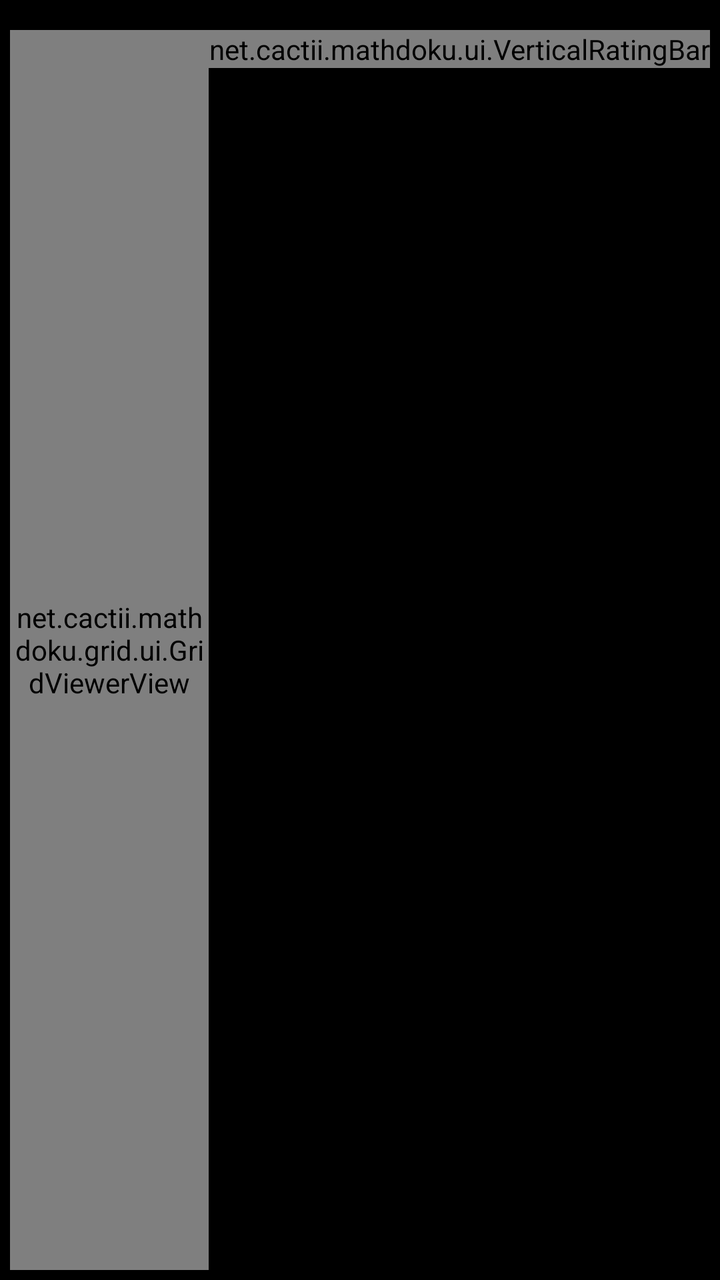
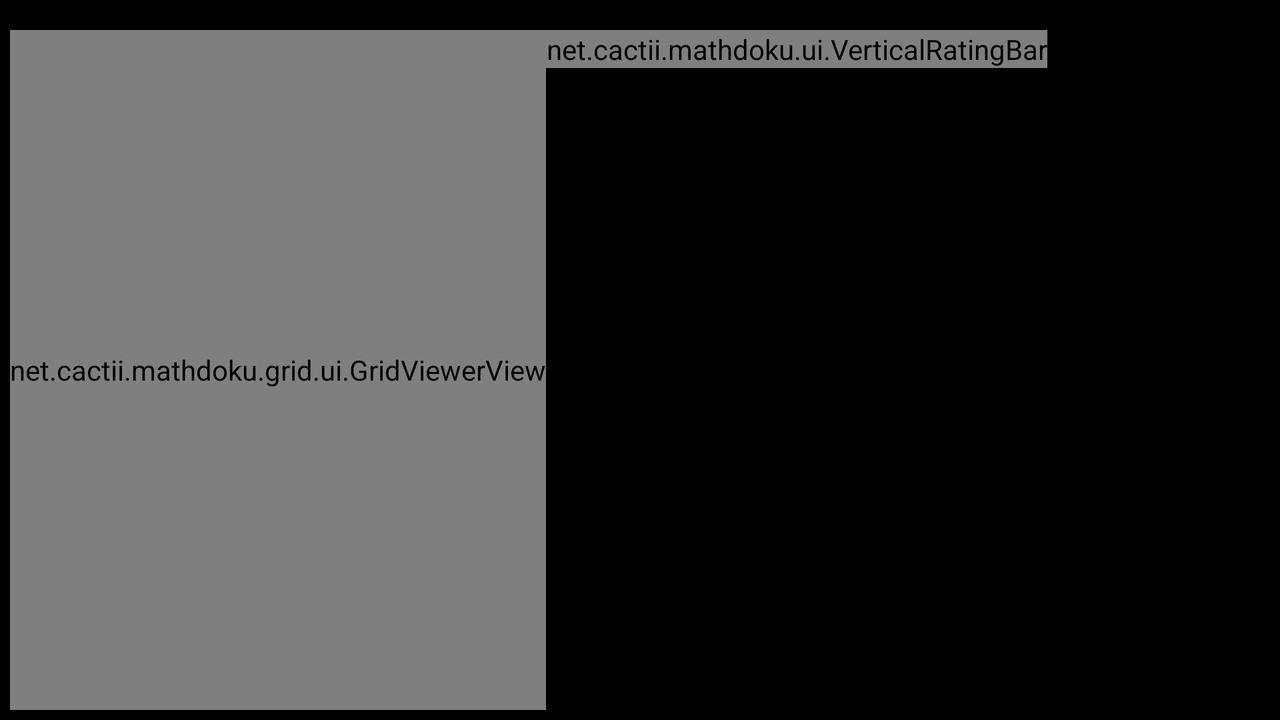

Two renders of one Android screen. The first uses the default layout on a phone; the second uses the alternative layout the repository ships for a different screen configuration, on a matching device. The two XML files are below.
<!-- AndroidManifest.xml: application theme AppBaseTheme -->
<!-- res/layout/archive_fragment.xml -->
<ScrollView xmlns:android="http://schemas.android.com/apk/res/android"
    android:layout_width="match_parent"
    android:layout_height="match_parent"
    android:fillViewport="true"
    android:paddingTop="10dp">

    <LinearLayout
        android:layout_width="fill_parent"
        android:layout_height="wrap_content"
        android:orientation="vertical">

        <RelativeLayout
            android:id="@+id/puzzleGrid"
            android:layout_width="wrap_content"
            android:layout_height="wrap_content"
            android:layout_gravity="center_horizontal"
            android:layout_margin="5dp">

            
            

            <net.cactii.mathdoku.ui.VerticalRatingBar
                android:id="@+id/puzzleParameterDifficultyRatingBar"
                android:layout_width="wrap_content"
                android:layout_height="wrap_content"
                android:layout_alignParentTop="true"
                android:layout_alignParentRight="true"
                android:max="5"
                android:numStars="1"
                android:rating="1"
                android:stepSize="1" />

            <net.cactii.mathdoku.grid.ui.GridViewerView
                android:id="@+id/grid_viewer_view"
                android:layout_width="fill_parent"
                android:layout_height="fill_parent"
                android:layout_alignTop="@+id/puzzleParameterDifficultyRatingBar"
                android:layout_toLeftOf="@+id/puzzleParameterDifficultyRatingBar" />
        </RelativeLayout>

        <Button
            android:id="@+id/archiveReloadButton"
            android:layout_width="match_parent"
            android:layout_height="wrap_content"
            android:layout_marginLeft="5dp"
            android:layout_marginRight="5dp"
            android:layout_marginBottom="5dp"
            android:lines="1"
            android:onClick="onClickReloadGame"
            android:text="@string/archive_reload_finished_game"
            android:textSize="@dimen/controls_text_size_default"
            android:textStyle="bold" />

        <TableLayout
            android:layout_width="match_parent"
            android:layout_height="wrap_content"
            android:layout_marginLeft="5dp"
            android:layout_marginRight="5dp"
            android:layout_marginBottom="5dp">

            <TableRow
                android:id="@+id/statistics_general_date_created_row"
                android:visibility="gone">

                <TextView
                    android:layout_width="wrap_content"
                    android:layout_height="wrap_content"
                    android:layout_marginRight="5dp"
                    android:text="@string/statistics_general_date_created"
                    android:textSize="@dimen/text_size_default" />

                <TextView
                    android:id="@+id/statistics_general_date_created"
                    android:layout_width="wrap_content"
                    android:layout_height="wrap_content"
                    android:textSize="@dimen/text_size_default" />
            </TableRow>

            <TableRow
                android:id="@+id/statistics_general_date_finished_row"
                android:visibility="gone">

                <TextView
                    android:layout_width="wrap_content"
                    android:layout_height="wrap_content"
                    android:layout_marginRight="5dp"
                    android:text="@string/statistics_general_date_finished"
                    android:textAlignment="viewEnd"
                    android:textSize="@dimen/text_size_default" />

                <TextView
                    android:id="@+id/statistics_general_date_finished"
                    android:layout_width="wrap_content"
                    android:layout_height="wrap_content"
                    android:textSize="@dimen/text_size_default" />
            </TableRow>

            <TableRow
                android:id="@+id/statistics_general_replays_row"
                android:visibility="gone">

                <TextView
                    android:layout_width="wrap_content"
                    android:layout_height="wrap_content"
                    android:layout_marginRight="5dp"
                    android:text="@string/statistics_general_replays"
                    android:textAlignment="viewEnd"
                    android:textSize="@dimen/text_size_default" />

                <TextView
                    android:id="@+id/statistics_general_replays"
                    android:layout_width="wrap_content"
                    android:layout_height="wrap_content"
                    android:textSize="@dimen/text_size_default" />
            </TableRow>

            <TableRow
                android:id="@+id/statistics_general_elapsed_time_row"
                android:visibility="gone">

                <TextView
                    android:layout_width="wrap_content"
                    android:layout_height="wrap_content"
                    android:layout_marginRight="5dp"
                    android:text="@string/statistics_general_elapsed_time"
                    android:textAlignment="viewEnd"
                    android:textSize="@dimen/text_size_default" />

                <TextView
                    android:id="@+id/statistics_general_elapsed_time"
                    android:layout_width="wrap_content"
                    android:layout_height="wrap_content"
                    android:textSize="@dimen/text_size_default"
                    android:textStyle="bold" />
            </TableRow>

            <TableRow
                android:id="@+id/statistics_general_cheat_penalty_time_row"
                android:visibility="gone">

                <TextView
                    android:layout_width="wrap_content"
                    android:layout_height="wrap_content"
                    android:layout_marginRight="5dp"
                    android:text="@string/statistics_general_cheat_penalty_time"
                    android:textSize="@dimen/text_size_default" />

                <TextView
                    android:id="@+id/statistics_general_cheat_penalty_time"
                    android:layout_width="wrap_content"
                    android:layout_height="wrap_content"
                    android:textSize="@dimen/text_size_default" />
            </TableRow>
        </TableLayout>

        <LinearLayout
            android:id="@+id/chartLayouts"
            android:layout_width="match_parent"
            android:layout_height="wrap_content"
            android:layout_marginLeft="5dp"
            android:layout_marginRight="5dp"
            android:orientation="vertical"></LinearLayout>
    </LinearLayout>

</ScrollView>
<!-- resources referenced by this layout -->
<resources>
  <string name="archive_reload_finished_game">Replay this puzzle</string>
  <string name="statistics_general_cheat_penalty_time">Cheat penalty</string>
  <string name="statistics_general_date_created">Created on:</string>
  <string name="statistics_general_date_finished">Finished on:</string>
  <string name="statistics_general_elapsed_time">Time played:</string>
  <string name="statistics_general_replays">Replays</string>
  <!-- from res/values-v14/ -->
  <style name="AppBaseTheme" parent="android:Theme.Holo">
  
          
  
  
          
          
          
          
          <item name="android:actionBarStyle">@style/ActionBar.SemiTransparent.Action_bar</item>
          <item name="android:actionBarTabStyle">@style/ActionBarTabStyle.Action_bar</item>
  
          
          <item name="mathdoku_listPreferredItemHeightSmall">
              ?android:attr/listPreferredItemHeightSmall
          </item>
          <item name="mathdoku_textAppearanceListItemSmall">
              ?android:attr/textAppearanceListItemSmall
          </item>
          <item name="mathdoku_activatedBackgroundIndicator">
              ?android:attr/activatedBackgroundIndicator
          </item>
      </style>
  <style name="ActionBar.SemiTransparent.Action_bar" parent="Widget.AppCompat.ActionBar">
  
          
          
          
          
          <item name="background">@drawable/ab_transparent_action_bar</item>
          <item name="backgroundStacked">@drawable/ab_stacked_solid_action_bar</item>
      </style>
  <style name="ActionBarTabStyle.Action_bar" parent="Widget.AppCompat.ActionBar.TabView">
          <item name="background">@drawable/tab_indicator_ab_action_bar</item>
      </style>
  <!-- drawable tab_indicator_ab_action_bar (drawable) -->
  <?xml version="1.0" encoding="utf-8"?>
  <selector xmlns:android="http://schemas.android.com/apk/res/android">
      
      <item android:drawable="@android:color/transparent" android:state_focused="false" android:state_pressed="false" android:state_selected="false" />
      <item android:drawable="@drawable/tab_selected_action_bar" android:state_focused="false" android:state_pressed="false" android:state_selected="true" />
  
      
      <item android:drawable="@drawable/tab_unselected_focused_action_bar" android:state_focused="true" android:state_pressed="false" android:state_selected="false" />
      <item android:drawable="@drawable/tab_selected_focused_action_bar" android:state_focused="true" android:state_pressed="false" android:state_selected="true" />
  
      
      
      <item android:drawable="@drawable/tab_unselected_pressed_action_bar" android:state_focused="false" android:state_pressed="true" android:state_selected="false" />
      <item android:drawable="@drawable/tab_selected_pressed_action_bar" android:state_focused="false" android:state_pressed="true" android:state_selected="true" />
  
      
      <item android:drawable="@drawable/tab_unselected_pressed_action_bar" android:state_focused="true" android:state_pressed="true" android:state_selected="false" />
      <item android:drawable="@drawable/tab_selected_pressed_action_bar" android:state_focused="true" android:state_pressed="true" android:state_selected="true" />
  </selector>
</resources>
<!-- res/layout-land/archive_fragment.xml (the repository's variant of the layout above) -->
<!-- drawn on the phone turned sideways -->
<ScrollView xmlns:android="http://schemas.android.com/apk/res/android"
    android:layout_width="match_parent"
    android:layout_height="match_parent"
    android:fillViewport="true"
    android:paddingTop="10dp">

    <LinearLayout
        android:layout_width="fill_parent"
        android:layout_height="wrap_content"
        android:orientation="vertical">

        <RelativeLayout
            android:id="@+id/puzzleGrid"
            android:layout_width="wrap_content"
            android:layout_height="wrap_content"
            android:layout_gravity="left"
            android:layout_margin="5dp">

            
            

            <net.cactii.mathdoku.ui.VerticalRatingBar
                android:id="@+id/puzzleParameterDifficultyRatingBar"
                android:layout_width="wrap_content"
                android:layout_height="wrap_content"
                android:layout_alignParentTop="true"
                android:layout_toRightOf="@+id/grid_viewer_view"
                android:max="5"
                android:numStars="1"
                android:rating="1"
                android:stepSize="1" />

            <net.cactii.mathdoku.grid.ui.GridViewerView
                android:id="@+id/grid_viewer_view"
                android:layout_width="wrap_content"
                android:layout_height="fill_parent"
                android:layout_alignParentLeft="true"
                android:layout_alignParentTop="true" />
        </RelativeLayout>

        <Button
            android:id="@+id/archiveReloadButton"
            android:layout_width="match_parent"
            android:layout_height="wrap_content"
            android:layout_marginLeft="5dp"
            android:layout_marginRight="5dp"
            android:layout_marginBottom="5dp"
            android:lines="1"
            android:onClick="onClickReloadGame"
            android:text="@string/archive_reload_finished_game"
            android:textSize="@dimen/controls_text_size_default"
            android:textStyle="bold" />

        <TableLayout
            android:layout_width="match_parent"
            android:layout_height="wrap_content"
            android:layout_marginLeft="5dp"
            android:layout_marginRight="5dp"
            android:layout_marginBottom="5dp">

            <TableRow
                android:id="@+id/statistics_general_date_created_row"
                android:visibility="gone">

                <TextView
                    android:layout_width="wrap_content"
                    android:layout_height="wrap_content"
                    android:layout_marginRight="5dp"
                    android:text="@string/statistics_general_date_created"
                    android:textSize="@dimen/text_size_default" />

                <TextView
                    android:id="@+id/statistics_general_date_created"
                    android:layout_width="wrap_content"
                    android:layout_height="wrap_content"
                    android:textSize="@dimen/text_size_default" />
            </TableRow>

            <TableRow
                android:id="@+id/statistics_general_date_finished_row"
                android:visibility="gone">

                <TextView
                    android:layout_width="wrap_content"
                    android:layout_height="wrap_content"
                    android:layout_marginRight="5dp"
                    android:text="@string/statistics_general_date_finished"
                    android:textSize="@dimen/text_size_default" />

                <TextView
                    android:id="@+id/statistics_general_date_finished"
                    android:layout_width="wrap_content"
                    android:layout_height="wrap_content"
                    android:textSize="@dimen/text_size_default" />
            </TableRow>

            <TableRow
                android:id="@+id/statistics_general_replays_row"
                android:visibility="gone">

                <TextView
                    android:layout_width="wrap_content"
                    android:layout_height="wrap_content"
                    android:layout_marginRight="5dp"
                    android:text="@string/statistics_general_replays"
                    android:textSize="@dimen/text_size_default" />

                <TextView
                    android:id="@+id/statistics_general_replays"
                    android:layout_width="wrap_content"
                    android:layout_height="wrap_content"
                    android:textSize="@dimen/text_size_default" />
            </TableRow>

            <TableRow
                android:id="@+id/statistics_general_elapsed_time_row"
                android:visibility="gone">

                <TextView
                    android:layout_width="wrap_content"
                    android:layout_height="wrap_content"
                    android:layout_marginRight="5dp"
                    android:text="@string/statistics_general_elapsed_time"
                    android:textSize="@dimen/text_size_default" />

                <TextView
                    android:id="@+id/statistics_general_elapsed_time"
                    android:layout_width="wrap_content"
                    android:layout_height="wrap_content"
                    android:textSize="@dimen/text_size_default" />
            </TableRow>

            <TableRow
                android:id="@+id/statistics_general_cheat_penalty_time_row"
                android:visibility="gone">

                <TextView
                    android:layout_width="wrap_content"
                    android:layout_height="wrap_content"
                    android:layout_marginRight="5dp"
                    android:text="@string/statistics_general_cheat_penalty_time"
                    android:textSize="@dimen/text_size_default" />

                <TextView
                    android:id="@+id/statistics_general_cheat_penalty_time"
                    android:layout_width="wrap_content"
                    android:layout_height="wrap_content"
                    android:textSize="@dimen/text_size_default" />
            </TableRow>
        </TableLayout>

        <LinearLayout
            android:id="@+id/chartLayouts"
            android:layout_width="match_parent"
            android:layout_height="wrap_content"
            android:layout_marginLeft="5dp"
            android:layout_marginRight="5dp"
            android:orientation="vertical"></LinearLayout>
    </LinearLayout>

</ScrollView>
